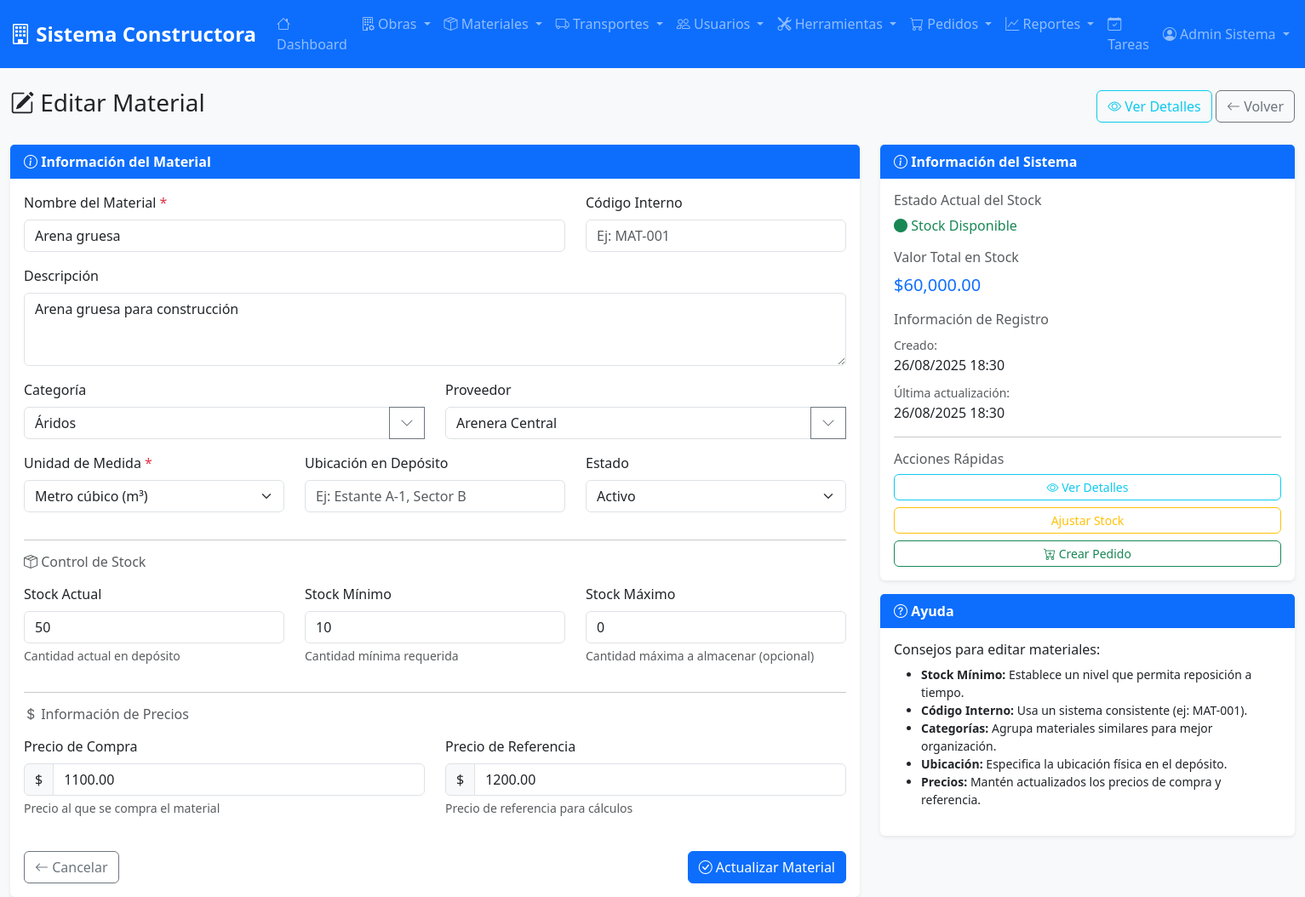
Page /modules/materiales/edit.php?id=2 (signed in) on the committed database.
### tables this page shows
CREATE TABLE materiales (
    id_material INT AUTO_INCREMENT PRIMARY KEY,
    nombre_material VARCHAR(200) NOT NULL,
    descripcion TEXT,
    categoria VARCHAR(100),
    stock_actual INT DEFAULT 0,
    stock_minimo INT DEFAULT 0,
    stock_maximo INT DEFAULT 0,
    precio_referencia DECIMAL(10,2) DEFAULT 0.00,
    precio_compra DECIMAL(10,2) DEFAULT 0.00,
    unidad_medida VARCHAR(50) DEFAULT 'unidad',
    proveedor VARCHAR(200),
    codigo_interno VARCHAR(50),
    ubicacion_deposito VARCHAR(100),
    estado ENUM('activo', 'inactivo', 'descontinuado') DEFAULT 'activo',
    fecha_creacion TIMESTAMP DEFAULT CURRENT_TIMESTAMP,
    fecha_actualizacion TIMESTAMP DEFAULT CURRENT_TIMESTAMP ON UPDATE CURRENT_TIMESTAMP
);

### modules/materiales/edit.php (the view, shortened to what this page needs)
<?php
$database = new Database();
$conn = $database->getConnection();
$material_id = (int)($_GET['id'] ?? 0);
try {
    $query = "SELECT * FROM materiales WHERE id_material = ?";
    $stmt = $conn->prepare($query);
    $stmt->execute([$material_id]);
    $material = $stmt->fetch();
} catch (Exception $e) {
    error_log("Error al obtener material: " . $e->getMessage());
    redirect(SITE_URL . '/modules/materiales/list.php');
}
include '../../includes/header.php';
?>
<div class="row">
    <div class="col-12">
        <div class="d-flex justify-content-between align-items-center mb-4">
            <h1 class="h3">
                <i class="bi bi-pencil-square"></i> Editar Material
            </h1>
            <div>
                <a href="view.php?id=<?php echo $material['id_material']; ?>" class="btn btn-outline-info">
                    <i class="bi bi-eye"></i> Ver Detalles
                </a>
                <a href="list.php" class="btn btn-outline-secondary">
                    <i class="bi bi-arrow-left"></i> Volver
                </a>
            </div>
        </div>
    </div>
</div>
<div class="row">
    <div class="col-lg-8">
        <div class="card">
            <div class="card-header">
                <i class="bi bi-info-circle"></i> Información del Material
            </div>
            <div class="card-body">
                <form method="POST" id="editMaterialForm">
                    <div class="row">
                        <div class="col-md-8 mb-3">
                            <label for="nombre_material" class="form-label">
                                Nombre del Material <span class="text-danger">*</span>
                            </label>
                            <input type="text" class="form-control" id="nombre_material" name="nombre_material"
                                   value="<?php echo htmlspecialchars($material['nombre_material']); ?>" required>
                        </div>
                        <div class="col-md-4 mb-3">
                            <label for="codigo_interno" class="form-label">Código Interno</label>
                            <input type="text" class="form-control" id="codigo_interno" name="codigo_interno"
                                   value="<?php echo htmlspecialchars($material['codigo_interno'] ?? ''); ?>"
                                   placeholder="Ej: MAT-001">
                        </div>
                    </div>
                    <div class="mb-3">
                        <label for="descripcion" class="form-label">Descripción</label>
                        <textarea class="form-control" id="descripcion" name="descripcion" rows="3"
                                  placeholder="Descripción detallada del material..."><?php echo htmlspecialchars($material['descripcion'] ?? ''); ?></textarea>
                    </div>
                    <div class="row">
                        <div class="col-md-6 mb-3">
                            <label for="categoria" class="form-label">Categoría</label>
                            <div class="input-group">
                                <input type="text" class="form-control" id="categoria" name="categoria"
                                       value="<?php echo htmlspecialchars($material['categoria'] ?? ''); ?>"
                                       list="categorias-list" placeholder="Seleccionar o escribir nueva...">
                                <button class="btn btn-outline-secondary" type="button" data-bs-toggle="dropdown">
                                    <i class="bi bi-chevron-down"></i>
                                </button>
                            </div>
                        </div>
                        <div class="col-md-6 mb-3">
                            <label for="proveedor" class="form-label">Proveedor</label>
                            <div class="input-group">
                                <input type="text" class="form-control" id="proveedor" name="proveedor"
                                       value="<?php echo htmlspecialchars($material['proveedor'] ?? ''); ?>"
                                       list="proveedores-list" placeholder="Seleccionar o escribir nuevo...">
                                <button class="btn btn-outline-secondary" type="button" data-bs-toggle="dropdown">
                                    <i class="bi bi-chevron-down"></i>
                                </button>
                            </div>
                        </div>
                    </div>
                    <div class="row">
                        <div class="col-md-4 mb-3">
                            <label for="unidad_medida" class="form-label">
                                Unidad de Medida <span class="text-danger">*</span>
                            </label>
                            <select class="form-select" id="unidad_medida" name="unidad_medida" required>
                                <option value="m3" <?php echo $material['unidad_medida'] === 'm3' ? 'selected' : ''; ?>>Metro cúbico (m³)</option>
                            </select>
                        </div>
                        <div class="col-md-4 mb-3">
                            <label for="ubicacion_deposito" class="form-label">Ubicación en Depósito</label>
                            <input type="text" class="form-control" id="ubicacion_deposito" name="ubicacion_deposito"
                                   value="<?php echo htmlspecialchars($material['ubicacion_deposito'] ?? ''); ?>"
                                   placeholder="Ej: Estante A-1, Sector B">
                        </div>
                        <div class="col-md-4 mb-3">
                            <label for="estado" class="form-label">Estado</label>
                            <select class="form-select" id="estado" name="estado">
                                <option value="activo" <?php echo $material['estado'] === 'activo' ? 'selected' : ''; ?>>Activo</option>
                            </select>
                        </div>
                    </div>
                    <hr>
                    <h6 class="text-muted mb-3">
                        <i class="bi bi-box-seam"></i> Control de Stock
                    </h6>
                    <div class="row">
                        <div class="col-md-4 mb-3">
                            <label for="stock_actual" class="form-label">Stock Actual</label>
                            <input type="number" class="form-control" id="stock_actual" name="stock_actual"
                                   value="<?php echo $material['stock_actual']; ?>" min="0" step="1">
                            <div class="form-text">Cantidad actual en depósito</div>
                        </div>
                        <div class="col-md-4 mb-3">
                            <label for="stock_minimo" class="form-label">Stock Mínimo</label>
                            <input type="number" class="form-control" id="stock_minimo" name="stock_minimo"
                                   value="<?php echo $material['stock_minimo']; ?>" min="0" step="1">
                            <div class="form-text">Cantidad mínima requerida</div>
                        </div>
                        <div class="col-md-4 mb-3">
                            <label for="stock_maximo" class="form-label">Stock Máximo</label>
                            <input type="number" class="form-control" id="stock_maximo" name="stock_maximo"
                                   value="<?php echo $material['stock_maximo']; ?>" min="0" step="1">
                            <div class="form-text">Cantidad máxima a almacenar (opcional)</div>
                        </div>
                    </div>
                    <hr>
                    <h6 class="text-muted mb-3">
                        <i class="bi bi-currency-dollar"></i> Información de Precios
                    </h6>
                    <div class="row">
                        <div class="col-md-6 mb-3">
                            <label for="precio_compra" class="form-label">Precio de Compra</label>
                            <div class="input-group">
                                <span class="input-group-text">$</span>
                                <input type="number" class="form-control" id="precio_compra" name="precio_compra"
                                       value="<?php echo $material['precio_compra']; ?>" min="0" step="0.01">
                            </div>
                            <div class="form-text">Precio al que se compra el material</div>
                        </div>
                        <div class="col-md-6 mb-3">
                            <label for="precio_referencia" class="form-label">Precio de Referencia</label>
                            <div class="input-group">
                                <span class="input-group-text">$</span>
                                <input type="number" class="form-control" id="precio_referencia" name="precio_referencia"
                                       value="<?php echo $material['precio_referencia']; ?>" min="0" step="0.01">
                            </div>
                            <div class="form-text">Precio de referencia para cálculos</div>
                        </div>
                    </div>
                    <div class="d-flex justify-content-between mt-4">
                        <div>
                            <a href="list.php" class="btn btn-outline-secondary">
                                <i class="bi bi-arrow-left"></i> Cancelar
                            </a>
                        </div>
                        <div>
                            <button type="submit" class="btn btn-primary">
                                <i class="bi bi-check-circle"></i> Actualizar Material
                            </button>
                        </div>
                    </div>
                </form>
            </div>
        </div>
    </div>
    <div class="col-lg-4">
        <div class="card">
            <div class="card-header">
                <i class="bi bi-info-circle"></i> Información del Sistema
            </div>
            <div class="card-body">
                <h6 class="text-muted">Estado Actual del Stock</h6>
                <?php
                $stock_status = '';
                $stock_class = '';
                if ($material['stock_actual'] <= 0) {
                    $stock_status = 'Sin Stock';
                    $stock_class = 'text-danger';
                } elseif ($material['stock_actual'] <= $material['stock_minimo']) {
                    $stock_status = 'Stock Bajo';
                    $stock_class = 'text-warning';
                } else {
                    $stock_status = 'Stock Disponible';
                    $stock_class = 'text-success';
                }
                ?>
                <p class="<?php echo $stock_class; ?> mb-3">
                    <i class="bi bi-circle-fill"></i> <?php echo $stock_status; ?>
                </p>
                <h6 class="text-muted">Valor Total en Stock</h6>
                <p class="fs-5 text-primary mb-3">
                    $<?php echo number_format($material['stock_actual'] * $material['precio_referencia'], 2); ?>
                </p>
                <h6 class="text-muted">Información de Registro</h6>
                <p class="mb-2">
                    <small class="text-muted">Creado:</small><br>
                    <?php echo date('d/m/Y H:i', strtotime($material['fecha_creacion'])); ?>
                </p>
                <p class="mb-3">
                    <small class="text-muted">Última actualización:</small><br>
                    <?php echo date('d/m/Y H:i', strtotime($material['fecha_actualizacion'])); ?>
                </p>
                <hr>
                <h6 class="text-muted">Acciones Rápidas</h6>
                <div class="d-grid gap-2">
                    <a href="view.php?id=<?php echo $material['id_material']; ?>" class="btn btn-sm btn-outline-info">
                        <i class="bi bi-eye"></i> Ver Detalles
                    </a>
                    <a href="adjust_stock.php?id=<?php echo $material['id_material']; ?>" class="btn btn-sm btn-outline-warning">
                        <i class="bi bi-arrow-up-down"></i> Ajustar Stock
                    </a>
                    <a href="../pedidos/create.php?material_id=<?php echo $material['id_material']; ?>" class="btn btn-sm btn-outline-success">
                        <i class="bi bi-cart-plus"></i> Crear Pedido
                    </a>
                </div>
            </div>
        </div>
        <div class="card mt-3">
            <div class="card-header">
                <i class="bi bi-question-circle"></i> Ayuda
            </div>
            <div class="card-body">
                <h6>Consejos para editar materiales:</h6>
                <ul class="small">
                    <li><strong>Stock Mínimo:</strong> Establece un nivel que permita reposición a tiempo.</li>
                    <li><strong>Código Interno:</strong> Usa un sistema consistente (ej: MAT-001).</li>
                    <li><strong>Categorías:</strong> Agrupa materiales similares para mejor organización.</li>
                    <li><strong>Ubicación:</strong> Especifica la ubicación física en el depósito.</li>
                    <li><strong>Precios:</strong> Mantén actualizados los precios de compra y referencia.</li>
                </ul>
            </div>
        </div>
    </div>
</div>
<?php include '../../includes/footer.php'; ?>

### assets/css/style.css (style rules this page uses)
:root { --primary-color: #0d6efd; --secondary-color: #6c757d; --success-color: #198754; --danger-color: #dc3545; --warning-color: #ffc107; --info-color: #0dcaf0; --light-color: #f8f9fa; --dark-color: #212529; }
body { background-color: #f8f9fa; font-family: "Segoe UI", Tahoma, Geneva, Verdana, sans-serif; }
.card { border: none; box-shadow: 0 0.125rem 0.25rem rgba(0, 0, 0, 0.075); transition: box-shadow 0.15s ease-in-out; }
.card-header { background-color: var(--primary-color); color: white; border-bottom: none; font-weight: 600; }
.btn { border-radius: 0.375rem; font-weight: 500; }
.btn-primary { background-color: var(--primary-color); border-color: var(--primary-color); }
.form-label { font-weight: 500; color: var(--dark-color); }

### rows in the picture
materiales: nombre_material "Arena gruesa", descripcion "Arena gruesa para construcción", categoria "Áridos", proveedor "Arenera Central", unidad_medida "Metro cúbico (m³)", estado "Activo", stock_actual "50", stock_minimo "10", stock_maximo "0", precio_compra "1100.00", precio_referencia "1200.00", stock_status "Stock Disponible", $material['stock_actual'] * $material['precio_referencia'] "60,000.00", fecha_creacion "26/08/2025 18:30", fecha_actualizacion "26/08/2025 18:30"

### other values in the picture
SITE_NAME "Sistema Constructora"
$_SESSION['user_name'] "Admin Sistema"
